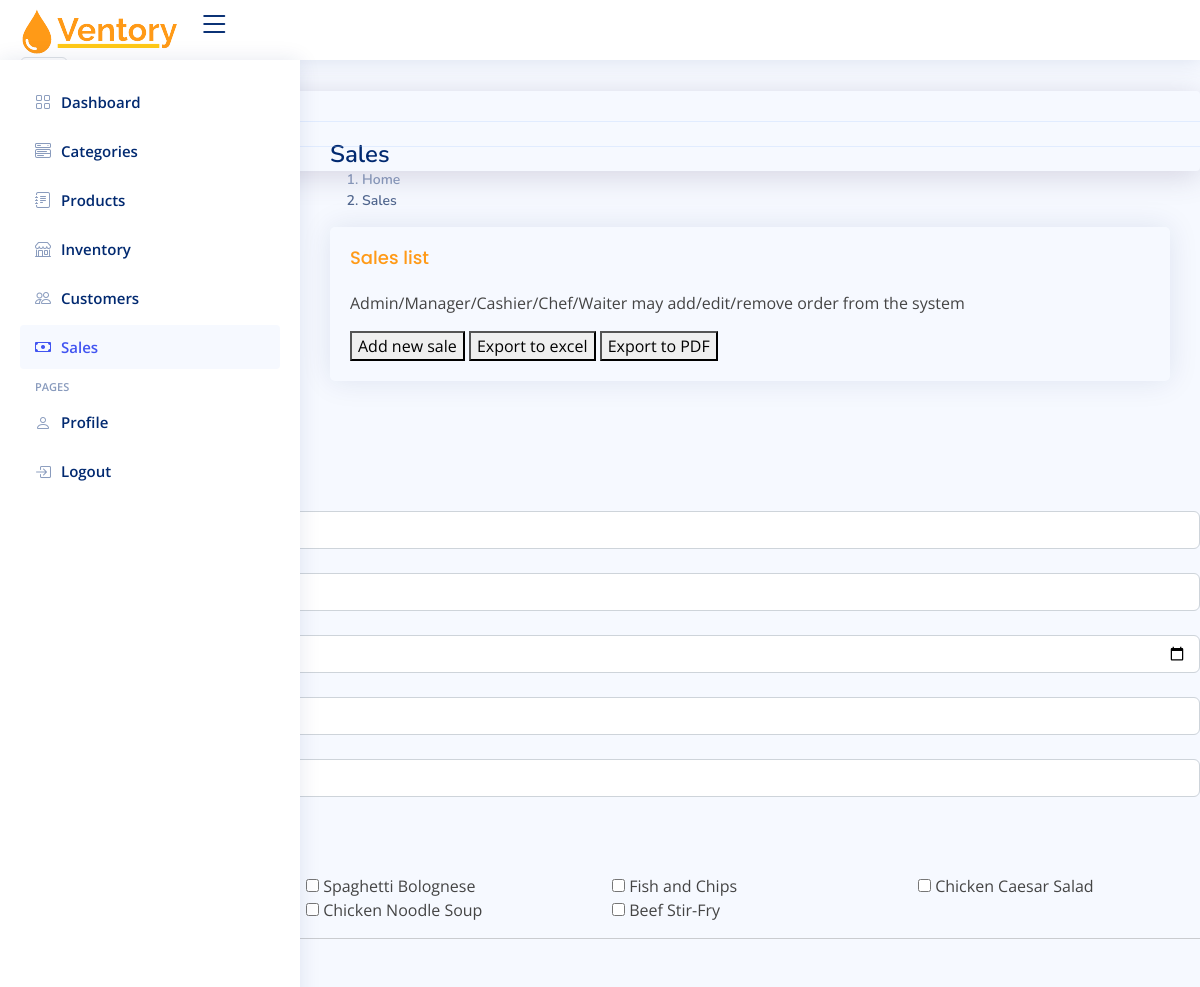
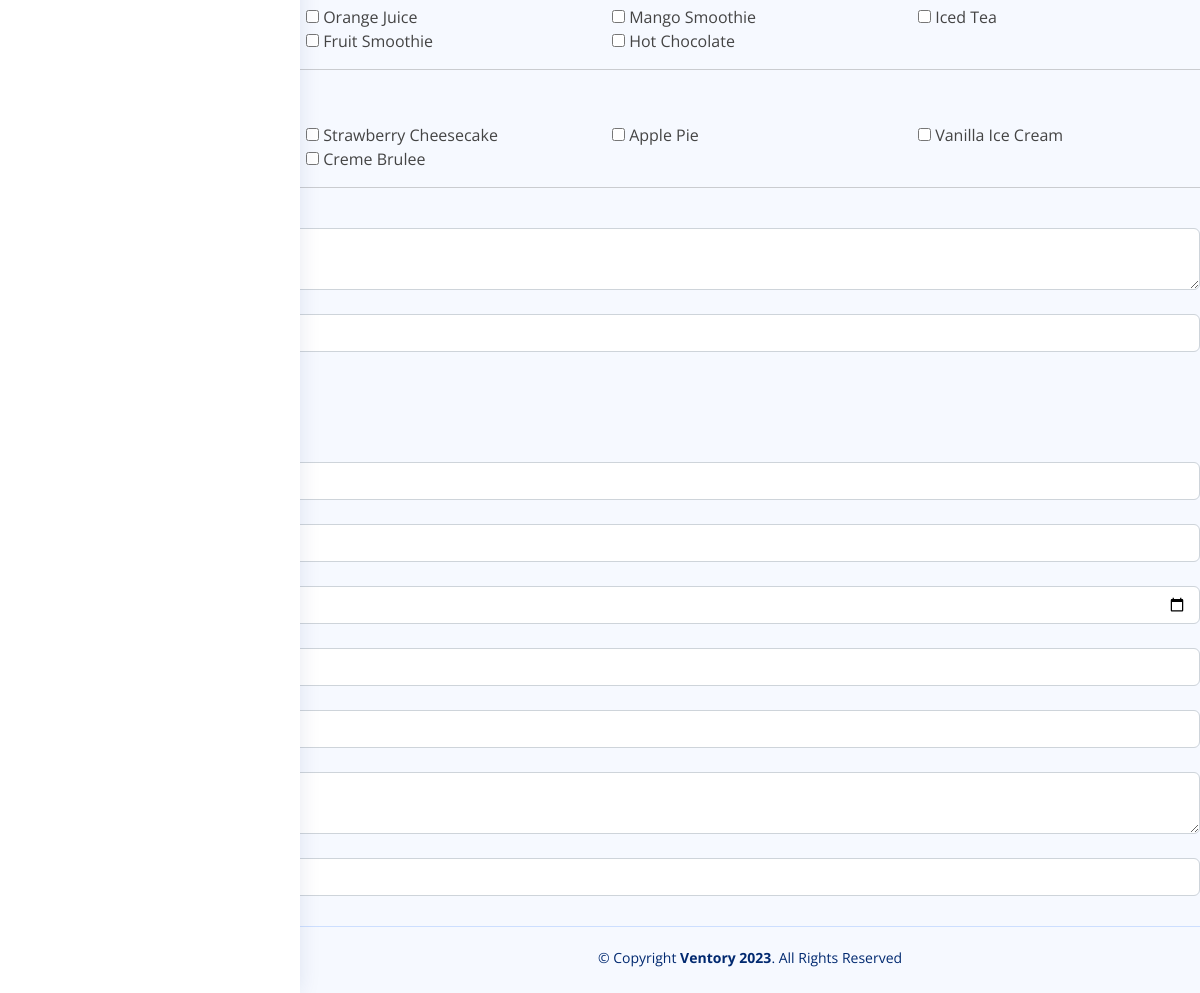
The app's page /sales.php (signed in) with its own data (2 pictures, top to bottom).
### tables this page shows
CREATE TABLE `product` (
  `prod_id` int(11) NOT NULL,
  `prod_name` varchar(255) NOT NULL,
  `prod_imgpath` varchar(255) DEFAULT 'food_default.png',
  `prod_desc` varchar(255) NOT NULL,
  `prod_price` decimal(10,2) NOT NULL,
  `cat_id` int(11) DEFAULT NULL
);

CREATE TABLE `category` (
  `cat_id` int(11) NOT NULL,
  `cat_name` varchar(255) DEFAULT NULL
);

### sales.php (the view, shortened to what this page needs)
<?php
include './includes/header.php';
include './includes/sidebar.php'; ?>
<main id="main" class="main">
    <div class="pagetitle">
        <h1>Sales</h1>
        <nav>
            <ol class="breadcrumb">
                <li class="breadcrumb-item"><a href="index.html">Home</a></li>
                <li class="breadcrumb-item active">Sales</li>
            </ol>
        </nav>
    </div>
    <section class="section">
        <div class="row">
            <div class="col-lg-12">
                <div class="card">
                    <div class="card-body">
                        <h5 class="card-title">Sales list</h5>
                        <p>Admin/Manager/Cashier/Chef/Waiter may add/edit/remove order from the system</p>
                        <button type="button" class="mt-2 mb-3 btn btn-warning btn-secondary" data-bs-toggle="modal" data-bs-target="#addOrderModal">Add new sale</button>
                        <button type="button" class="mt-2 mb-3 btn btn-primary" id="orderExportExBtn" onclick="exportOrderTableEx()">Export to excel</button>
                        <button type="button" class="mt-2 mb-3 btn btn-secondary" id="orderExportPdfBtn" onclick="exportOrderTablePdf()">Export to PDF</button>
                    </div>
                </div>
            </div>
        </div>
    </section>
</main>
<div class="modal fade" id="addOrderModal" tabindex="-1" role="dialog">
    <div class="modal-dialog modal-lg" role="document">
        <div class="modal-content">
            <div class="modal-header">
                <h5 class="modal-title" id="addOrderModalLabel">Add New Order</h5>
            </div>
            <div class="modal-body">
                <div class="form-group">
                    <label for="paymentMethod">Payment Method</label>
                    <select class="form-control" id="paymentMethod" name="paymentMethod" required>
                        <option value="Cash">Cash</option>
                    </select>
                </div>
                <div class="form-group">
                    <label for="orderDetails">Order Details</label>
                    <select class="form-control" id="orderDetails" name="orderDetails" required>
                        <option value="Dine in">Dine in</option>
                    </select>
                </div>
                <div class="form-group">
                    <label for="orderDate">Order Date</label>
                    <input type="date" class="form-control" id="orderDate" name="orderDate" required>
                </div>
                <div class="form-group">
                    <label for="orderStatus">Order Status</label>
                    <select class="form-control" id="orderStatus" name="orderStatus" required>
                        <option value="pending">Pending</option>
                    </select>
                </div>
                <div class="form-group">
                    <label for="customerName">Customer Name</label>
                    <input type="text" class="form-control" id="customerName" name="customerName" placeholder="Enter customer name" autocomplete="off" required>
                </div>
                <div class="form-group">
                    <label for="productSelection">Product Selection</label><br>
                    <?php
                    include './php_action/connect.php';
                    $sqlCategories = "SELECT * FROM category";
                    $resultCategories = mysqli_query($conn, $sqlCategories);
                    if ($resultCategories && mysqli_num_rows($resultCategories) > 0) {
                        while ($rowCategory = mysqli_fetch_assoc($resultCategories)) {
                            echo '<div class="row">';
                            echo '<div class="col-12"><h4>' . $rowCategory['cat_name'] . '</h4></div>';
                            $categoryId = $rowCategory['cat_id'];
                            $sqlProducts = "SELECT * FROM product WHERE cat_id = '$categoryId'";
                            $resultProducts = mysqli_query($conn, $sqlProducts);
                            if ($resultProducts && mysqli_num_rows($resultProducts) > 0) {
                                while ($rowProduct = mysqli_fetch_assoc($resultProducts)) {
                                    echo '<div class="col-3">';
                                    echo '<input type="checkbox" name="productSelection[]" value="' . $rowProduct['prod_id'] . '"> ' . $rowProduct['prod_name'] . '<br>';
                                    echo '</div>';
                                }
                            } else {
                                echo '<div class="col-12">No products found</div>';
                            }
                            echo '</div>';
                            echo '<hr>';
                        }
                    } else {
                        echo 'No categories found';
                    }
                    ?>
                </div>
                <div class="form-group">
                    <label for="ProductDetails">Product Details</label>
                    <textarea class="form-control" id="ProductDetails" name="ProductDetails" readonly></textarea>
                </div>
                <div class="form-group">
                    <label for="totalPrice">Total Price</label>
                    <input type="text" class="form-control" id="totalPrice" name="totalPrice" readonly>
                </div>
            </div>
            <div class="modal-footer">
                <button type="button" class="btn btn-primary" onclick="addOrder()">Add Order</button>
            </div>
        </div>
    </div>
</div>
<div class="modal fade" id="editOrderModal" tabindex="-1" role="dialog">
    <div class="modal-dialog modal-lg" role="document">
        <div class="modal-content">
            <div class="modal-header">
                <h5 class="modal-title" id="editOrderModalLabel">Edit Order</h5>
            </div>
            <div class="modal-body">
                <div class="form-group">
                    <label for="editPaymentMethod">Payment Method</label>
                    <select class="form-control" id="editPaymentMethod" name="editPaymentMethod" required>
                        <option value="Cash">Cash</option>
                    </select>
                </div>
                <div class="form-group">
                    <label for="editOrderDetails">Order Details</label>
                    <select class="form-control" id="editOrderDetails" name="editOrderDetails" required>
                        <option value="Dine in">Dine in</option>
                    </select>
                </div>
                <div class="form-group">
                    <label for="editOrderDate">Order Date</label>
                    <input type="date" class="form-control" id="editOrderDate" name="editOrderDate" required>
                </div>
                <div class="form-group">
                    <label for="editOrderStatus">Order Status</label>
                    <select class="form-control" id="editOrderStatus" name="editOrderStatus" required>
                        <option value="pending">Pending</option>
                    </select>
                </div>
                <div class="form-group">
                    <label for="editCustomerName">Customer Name</label>
                    <input type="text" class="form-control" id="editCustomerName" name="editCustomerName" readonly>
                </div>
                <div class="form-group">
                    <label for="editProductDetails">Product Details</label>
                    <textarea class="form-control" id="editProductDetails" name="editProductDetails" readonly></textarea>
                </div>
                <div class="form-group">
                    <label for="editTotalPrice">Total Price</label>
                    <input type="text" class="form-control" id="editTotalPrice" name="editTotalPrice" readonly>
                </div>
            </div>
            <div class="modal-footer">
                <button type="button" class="btn btn-success" onclick="exportOneToPdf()">Export to PDF</button>
                <button type="button" class="btn btn-primary" onclick="updateOneOrder()">Update Order</button>
            </div>
        </div>
    </div>
</div>
<?php include './includes/footer.php'; ?>
</body>
</html>

### records on screen
product: prod_name "Spaghetti Bolognese"
product: prod_name "Fish and Chips"
product: prod_name "Chicken Caesar Salad"
product: prod_name "Chicken Noodle Soup"
product: prod_name "Beef Stir-Fry"
product: prod_name "Orange Juice"
product: prod_name "Mango Smoothie"
product: prod_name "Iced Tea"
product: prod_name "Fruit Smoothie"
product: prod_name "Hot Chocolate"
product: prod_name "Strawberry Cheesecake"
product: prod_name "Apple Pie"
product: prod_name "Vanilla Ice Cream"
product: prod_name "Creme Brulee"
